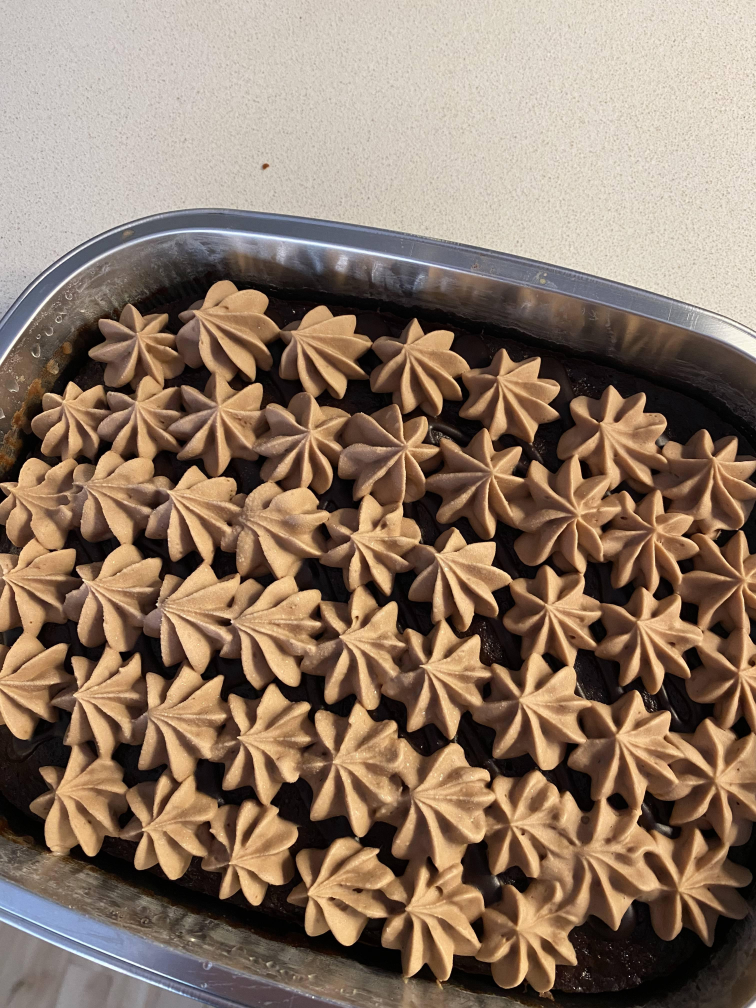
#> input picture screen/pics/Example_1.jpg, 3024 x 4032 px (shown at 1/4 size)
$ python -i eink_image.py   (imports and definitions only)
#> lines starting #> are read from the running program, lines starting #| are printed output that depends on the picture
#> further down, picture is the input picture: PIL image 3024x4032 RGB; mean R, G, B 141.9, 120.7, 102.9
import os
from PIL import Image, ImageDraw, ImageFont, ImageOps
import textwrap


#function to transform the pic pulled from gmail into a 2 tone & resized image
class Image_transform:
    def __init__(self, imported_image, fit="crop", message=""):
        self.imported_image=imported_image
        self.message=message

    def render(self, fit="crop"):
        # fit can be "width" or "crop" or "height"
        #we are using the screen in portrait mode and so flipping the default landscape mode
#> called with fit = 'crop'
        w = 480  #og 480: Test 1, do it change the size of the image (___)?
        h = 800  #og 800: Test 1, do it change the size of the image (___)?

        #create canvas in portrait mode
        canvas = Image.new(mode="1", size=(w, h), color=255) #fill colour for blank space (so, clear frame first)
#> canvas: PIL image 480x800 1; every value is 1
        draw = ImageDraw.Draw(canvas)

        #use the line below if we're working with a path and not an image file
        #image = Image.open(self.imported_image)

        #use the line below if we're working with an image file directly
        image = self.imported_image

        #Remove exif orientation
        image = ImageOps.exif_transpose(image)

        #option 1 : fit the whole width to the frame
        if fit=="width":
            #Resize image to fit width
            wpercent = (w/float(image.size[0]))
            hsize = int((float(image.size[1])*float(wpercent)))
            image = image.resize((w,hsize), Image.LANCZOS)

            #center the image vertically in the middle of the frame
            blank_space=h-image.size[1]
            adjust_height=int(blank_space/2)

            #paste on canvas with height adjustment
            canvas.paste(image, (0, 0+adjust_height))

        #option 2 : fit the whole height to the frame
        if fit=="height":

            #Resize image by height
            hpercent = (h/float(image.size[1]))
            wsize = int((float(image.size[0])*float(hpercent)))
            image = image.resize((wsize,h), Image.LANCZOS)

            #center
            blank_space=h-image.size[1]
            adjust_height=int(blank_space/2)
            #Paste image on canvas
            canvas.paste(image, (0, 0+adjust_height))

        #option 3 : crop the image in the center
        if fit=="crop":

            #Resize image by height
            hpercent = (h/float(image.size[1]))
#> hpercent = 0.198
            wsize = int((float(image.size[0])*float(hpercent)))
#> wsize = 600
            image = image.resize((wsize,h), Image.LANCZOS)
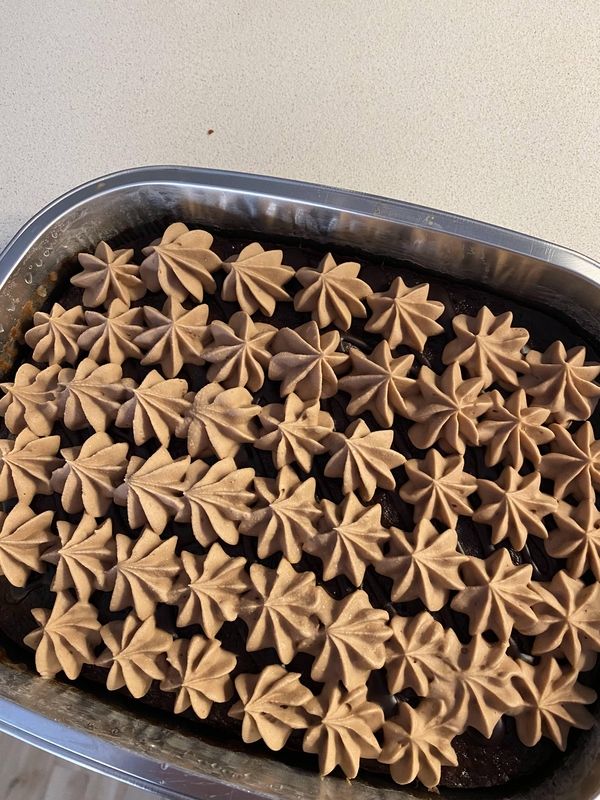
#> image: PIL image 600x800 RGB; mean R, G, B 141.9, 120.8, 102.9

            #Center the image on the frame. First, set overflow
            left = (image.size[0] - w)/2
#> left = 60
            top = (image.size[1] - h)/2
#> top = 0
            right = (image.size[0] + w)/2
#> right = 540
            bottom = (image.size[1] + h)/2
#> bottom = 800

            # Crop the center of the image
            image = image.crop((left, top, right, bottom))
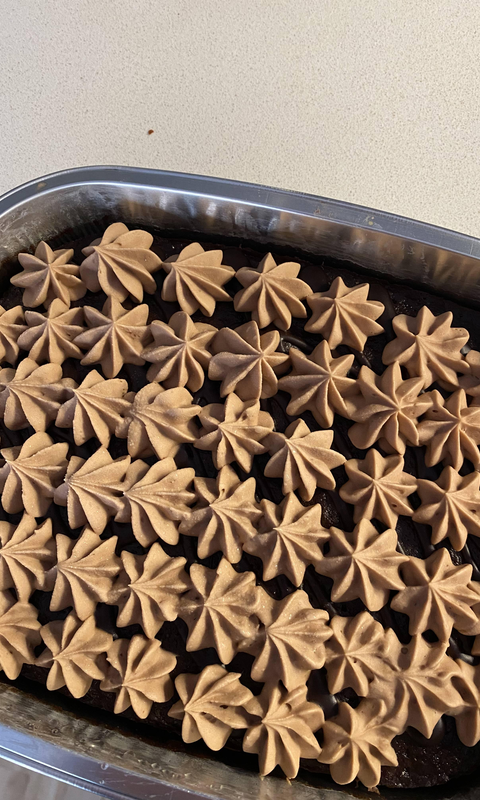
#> image: PIL image 480x800 RGB; mean R, G, B 142, 120.1, 101.4

            #Paste image on canvas
            canvas.paste(image, (0, 0))
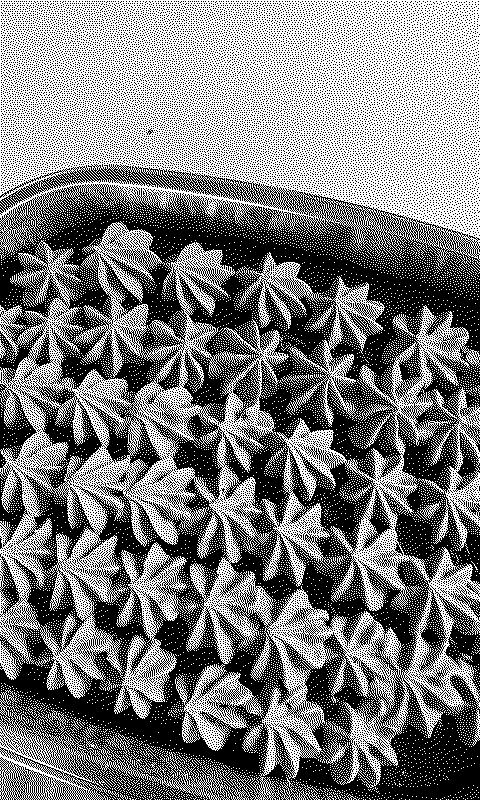
#> canvas: PIL image 480x800 1; 48.6% white in thin lines or dots

        #print text on top of image
        #set font
        # find script directory
        dir_path = os.path.dirname(os.path.realpath(__file__))
        font = ImageFont.truetype(os.path.join(dir_path, "fonts", "Roboto-Medium.ttf"), 25)

        message = textwrap.fill(self.message,width=25)

        # Calculate the width and height of rendered text using textbbox
        bbox = draw.textbbox((0, 0), message, font=font)
#> bbox = (0, 0, 0, 0)
        textw = bbox[2] - bbox[0]
#> textw = 0
        texth = bbox[3] - bbox[1]
#> texth = 0
        text_overflow = (w-textw)/2
#> text_overflow = 240

        draw.text((0+text_overflow, 0), message, font=font, fill=0, align='center')

        return(canvas)

>>> from PIL import Image
>>> picture = Image.open('../screen/pics/Example_1.jpg')
>>> result = Image_transform(picture).render()

$ run again, on screen/pics/Example_2.jpg
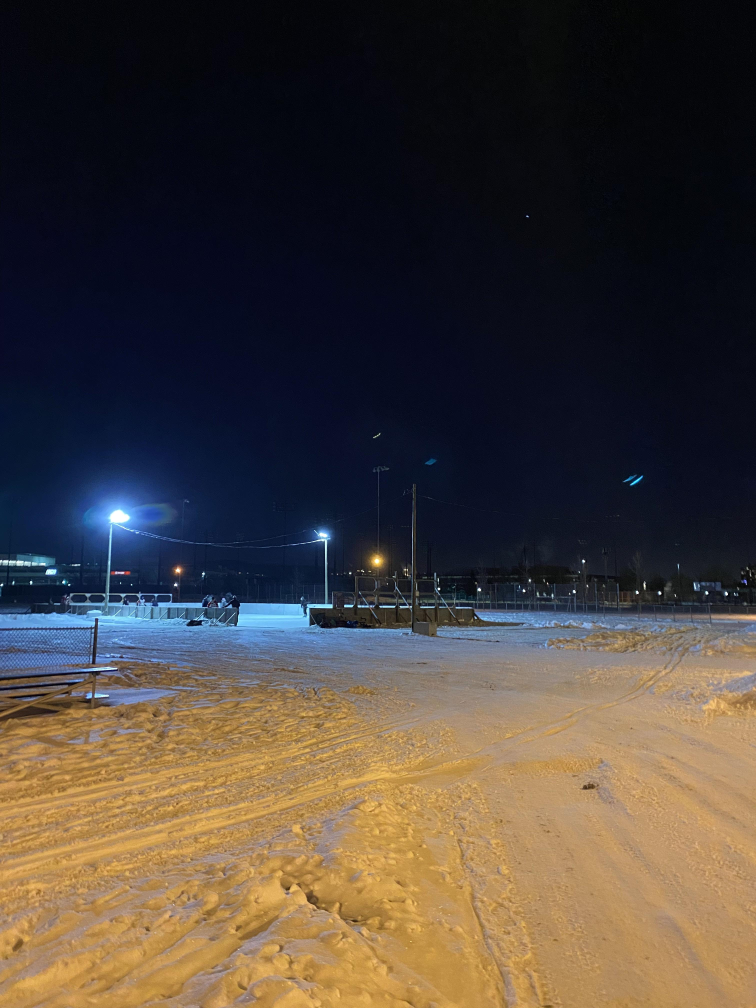
#> input picture screen/pics/Example_2.jpg, 3024 x 4032 px (shown at 1/4 size)
#> picture is the input picture: PIL image 3024x4032 RGB; mean R, G, B 72.9, 64.2, 58.6
#> in render, `image = image.crop((left, top, right, bottom))`:
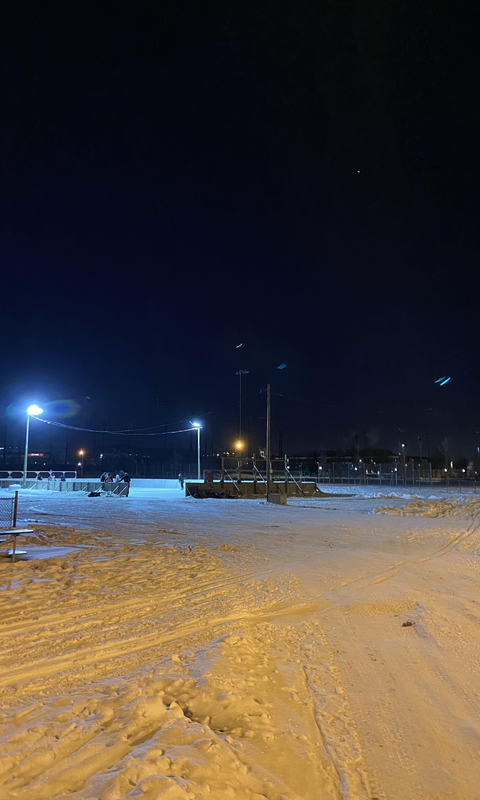
#> image: PIL image 480x800 RGB; mean R, G, B 73.2, 64.6, 58.8
#> in render, `canvas.paste(image, (0, 0))`:
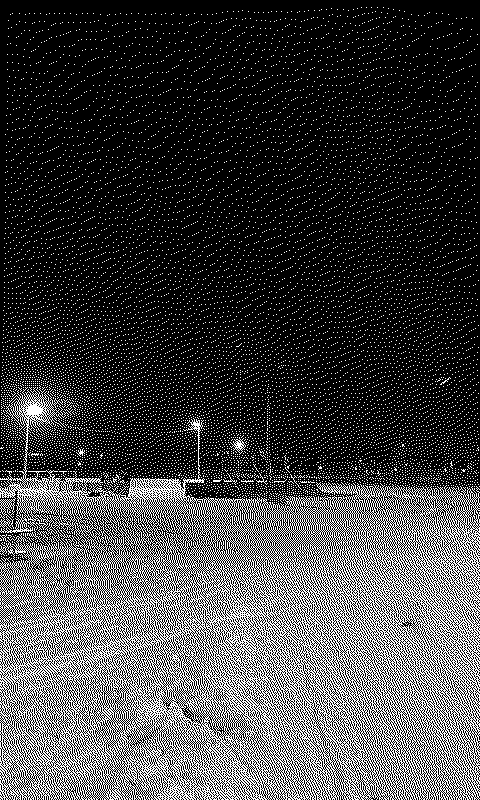
#> canvas: PIL image 480x800 1; 25.8% white in thin lines or dots
#> bbox = (0, 0, 0, 0)
#> textw = 0
#> text_overflow = 240
